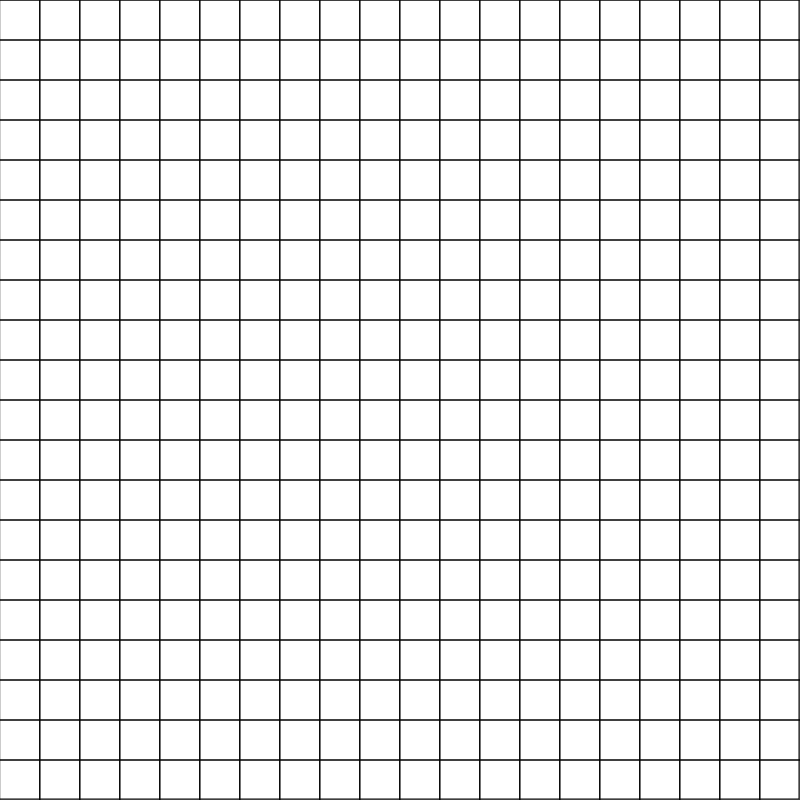
Frame 1 (no input)
Frame 60 (no input): identical to frame 1, image omitted
Frame 120 (the mouse pressed at the canvas centre since frame 60): identical to frame 1, image omitted

The p5.js sketch that drew this single still picture (run headless with seeded random() and noise() and a simulated clock; from frame 60 on, the mouse is pressed at the canvas centre):

// p5.js sketch
// ── sketch.js
/**
 * Introduction aux boucles
 *
 **/
function setup() {
  createCanvas(800, 800);
  var index = 0;
  // while(/*condition*/ index < 10 ){
  //   rect(40*index, height/2, 30,30 );
  //   console.log("index : "+index);
  //   index = index + 1;
  //
  // }
}

function draw() {
  background(255);
  noFill();
  rect(0,0, width-1, height-1);
  for(var x = 0; x < width; x = x + 40){
    // var r = map(x, 0, 800, 0, 255);
    // fill(r, 0, 0);
    for(var y=0; y <height; y+=40){
      // for(var taille = 1; taille < 5; taille+=1){
        rect(x,y,40, 40);
      // }
    }


  }

}
